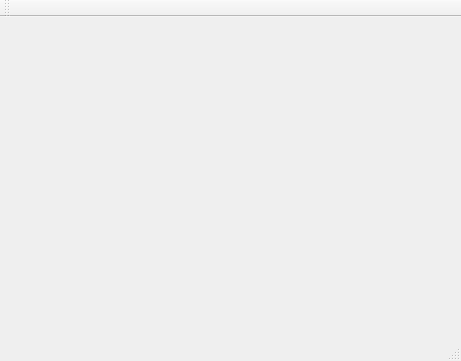
<?xml version="1.0" encoding="UTF-8"?>
<ui version="4.0">
 <class>MainWindow</class>
 <widget class="QMainWindow" name="MainWindow">
  <property name="geometry">
   <rect>
    <x>0</x>
    <y>0</y>
    <width>461</width>
    <height>361</height>
   </rect>
  </property>
  <property name="windowTitle">
   <string>MainWindow</string>
  </property>
  <widget class="QWidget" name="centralWidget"/>
  <widget class="QMenuBar" name="menuBar">
   <property name="geometry">
    <rect>
     <x>0</x>
     <y>0</y>
     <width>461</width>
     <height>21</height>
    </rect>
   </property>
  </widget>
  <widget class="QToolBar" name="mainToolBar">
   <attribute name="toolBarArea">
    <enum>TopToolBarArea</enum>
   </attribute>
   <attribute name="toolBarBreak">
    <bool>false</bool>
   </attribute>
  </widget>
  <widget class="QStatusBar" name="statusBar"/>
 </widget>
 <layoutdefault spacing="6" margin="11"/>
 <resources/>
 <connections/>
</ui>
